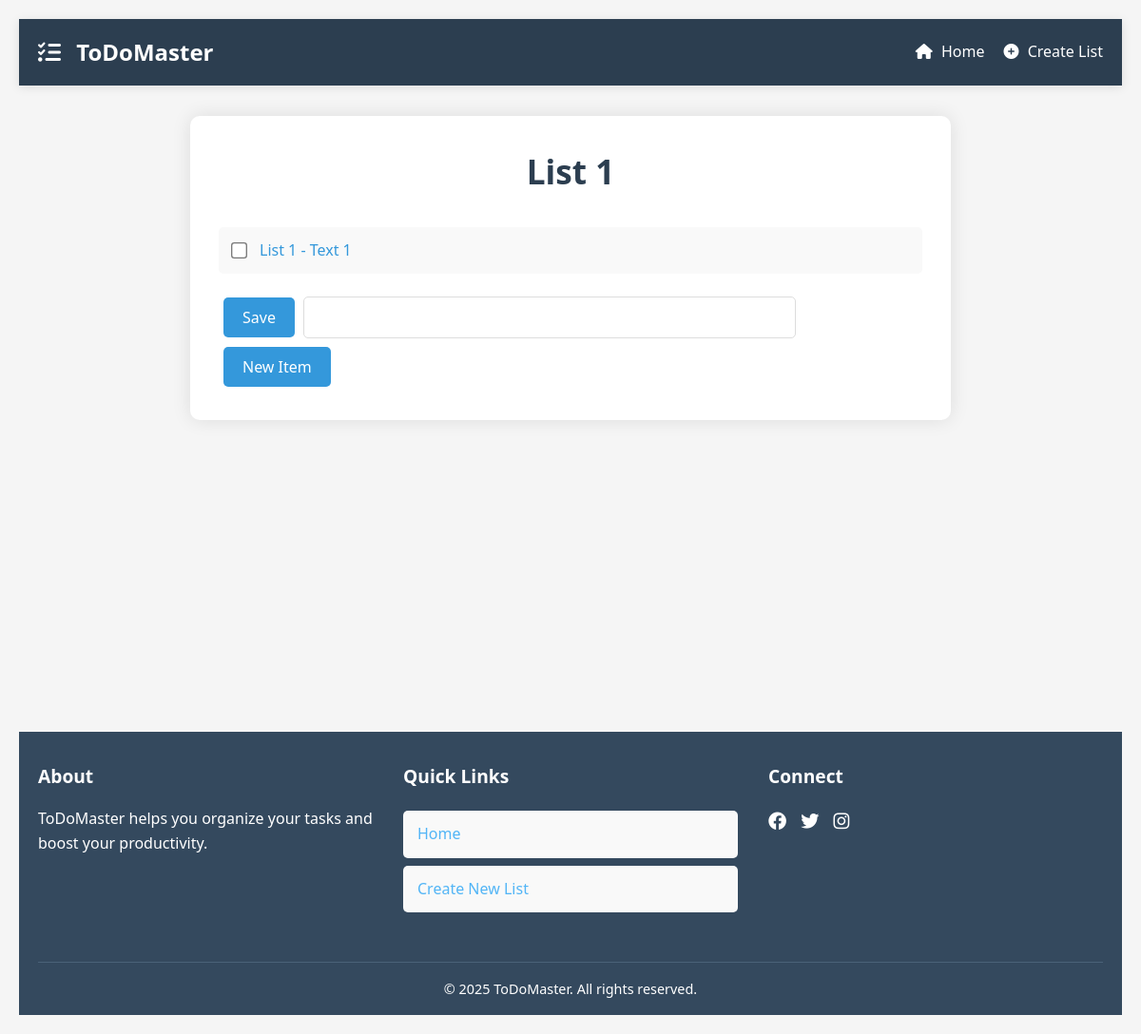
The app's page /1/, older data.
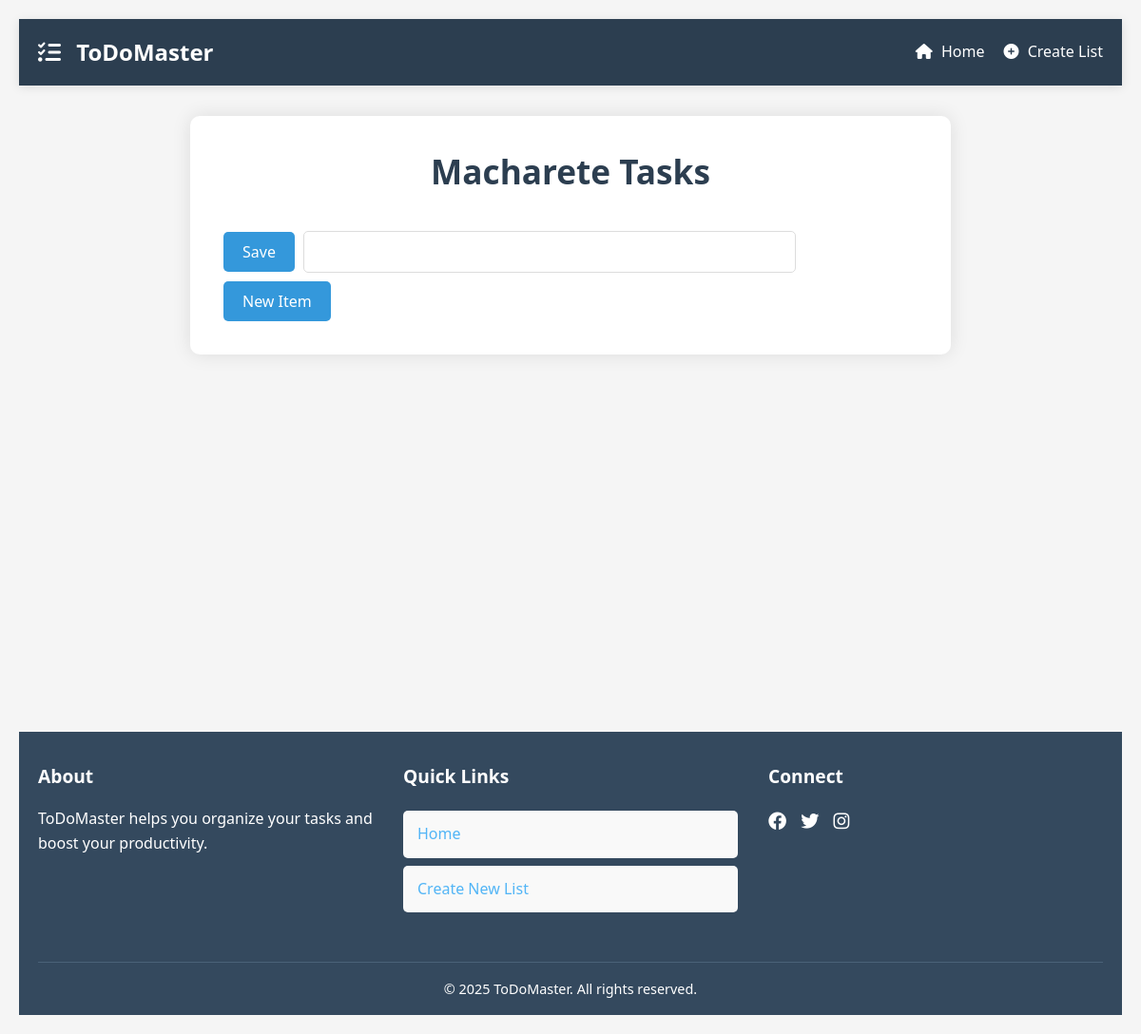
The same page, newer data.
### api/models.py (models this page shows, shortened)
class ToDoList(models.Model):
    name = models.CharField(max_length=200)

class Item(models.Model):
    todolist = models.ForeignKey(ToDoList, on_delete=models.CASCADE)
    text = models.CharField(max_length=300)
    complete = models.BooleanField()

### api/views.py (the view, shortened to what this page needs)
# urls.py: path('<int:id>/', views.index, name='list'),
def index(request, id):
    todo_list = get_object_or_404(ToDoList, id=id)
    return render(request, "api/list.html", {"todo_list": todo_list})

### api/templates/api/list.html (shortened to what this page needs)
{%extends "api/base.html"%}
{%block content%}
    <h1>{{todo_list.name}}</h1>
    <form method="post", action="#">
        <ul>
            {% for item in todo_list.item_set.all %}
                {%if item.complete == True %}
                    <li><input type="checkbox", value="clicked", name="c{{item.id}}" checked>{{item.text}}</li>
                {%else %}
                    <li><input type="checkbox", value="clicked", name="c{{item.id}}">{{item.text}}</li>
                {%endif%}
            {%endfor%}
        </ul>
        <button type="submit", name="save", value="save">Save</button>
        <input type="text", name="new">
        <button type="submit", name="newItem", value="newItem">New Item</button>
    </form>
{% endblock %}

Row changes from the older to the newer data that the page shows:
no longer on this page (row edited): Item: text "List 1 - Text 1"
changed ToDoList: name "List 1" → "Macharete Tasks"
